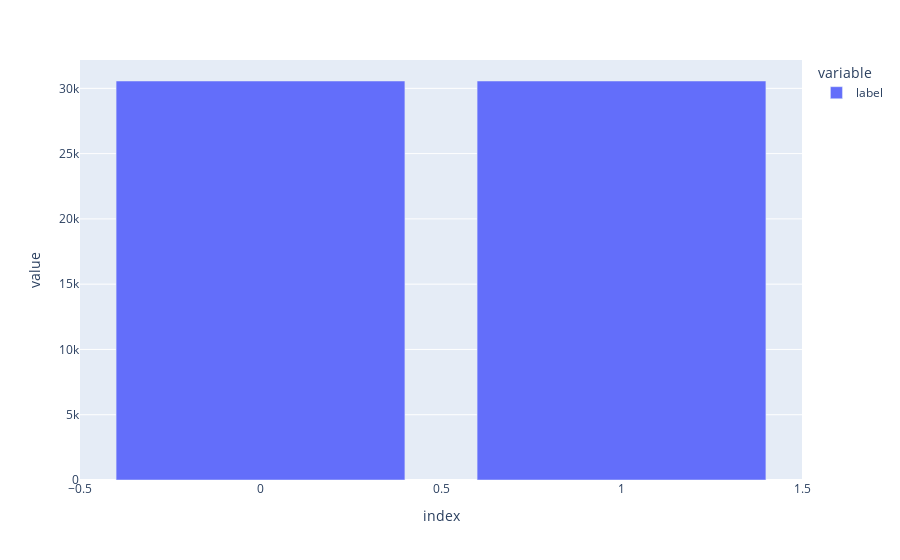

Source (notebook cell):
### Code cell
# plot label distribution, red: active, blue: inactive 
df['label'].value_counts().plot(kind='bar')

### Figure 1 — Plotly figure (JSON) as saved in the notebook; plotly's stock layout.template omitted (floating-point values rounded to 4 significant figures)
{"data": [{"alignmentgroup": "True", "hovertemplate": "variable=label<br>index=%{x}<br>value=%{y}<extra></extra>", "legendgroup": "label", "marker": {"color": "#636efa", "pattern": {"shape": ""}}, "name": "label", "offsetgroup": "label", "orientation": "v", "showlegend": true, "textposition": "auto", "type": "bar", "x": [1, 0], "xaxis": "x", "y": [30563, 30563], "yaxis": "y"}], "layout": {"barmode": "relative", "legend": {"title": {"text": "variable"}, "tracegroupgap": 0}, "margin": {"t": 60}, "xaxis": {"anchor": "y", "domain": [0, 1], "title": {"text": "index"}}, "yaxis": {"anchor": "x", "domain": [0, 1], "title": {"text": "value"}}}}
